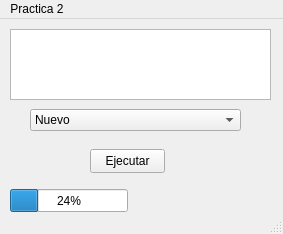
<?xml version="1.0" encoding="UTF-8"?>
<ui version="4.0">
 <class>MainWindow</class>
 <widget class="QMainWindow" name="MainWindow">
  <property name="geometry">
   <rect>
    <x>0</x>
    <y>0</y>
    <width>283</width>
    <height>234</height>
   </rect>
  </property>
  <property name="windowTitle">
   <string>MainWindow</string>
  </property>
  <widget class="QWidget" name="centralwidget">
   <widget class="QComboBox" name="comboBox">
    <property name="geometry">
     <rect>
      <x>30</x>
      <y>90</y>
      <width>211</width>
      <height>22</height>
     </rect>
    </property>
    <item>
     <property name="text">
      <string>Nuevo</string>
     </property>
    </item>
    <item>
     <property name="text">
      <string>Editar</string>
     </property>
    </item>
    <item>
     <property name="text">
      <string>Quitar</string>
     </property>
    </item>
    <item>
     <property name="text">
      <string>Ver</string>
     </property>
    </item>
    <item>
     <property name="text">
      <string>Listar</string>
     </property>
    </item>
   </widget>
   <widget class="QProgressBar" name="progressBar_2">
    <property name="geometry">
     <rect>
      <x>10</x>
      <y>170</y>
      <width>118</width>
      <height>23</height>
     </rect>
    </property>
    <property name="value">
     <number>24</number>
    </property>
   </widget>
   <widget class="QPushButton" name="pushButton">
    <property name="geometry">
     <rect>
      <x>90</x>
      <y>130</y>
      <width>75</width>
      <height>24</height>
     </rect>
    </property>
    <property name="text">
     <string>Ejecutar</string>
    </property>
   </widget>
   <widget class="QPlainTextEdit" name="plainTextEdit">
    <property name="geometry">
     <rect>
      <x>10</x>
      <y>10</y>
      <width>261</width>
      <height>71</height>
     </rect>
    </property>
   </widget>
  </widget>
  <widget class="QMenuBar" name="menubar">
   <property name="geometry">
    <rect>
     <x>0</x>
     <y>0</y>
     <width>283</width>
     <height>22</height>
    </rect>
   </property>
   <widget class="QMenu" name="menuPractica_2">
    <property name="title">
     <string>Practica 2</string>
    </property>
   </widget>
   <addaction name="menuPractica_2"/>
  </widget>
  <widget class="QStatusBar" name="statusbar"/>
 </widget>
 <resources/>
 <connections/>
</ui>
